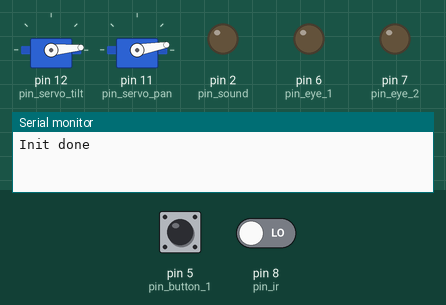
Simulated run of this sketch. Board: Arduino Uno, built with avr-gcc and run on an emulated ATmega328P. Parts: 2 × servo, output pins drawn as LEDs (lit = HIGH), the last lines printed to the serial monitor. Dashed ring = blinking. The inputs (shaded band) are chosen by the test bench; at power-on: pin 5 (pin_button_1) HIGH, pin 8 (pin_ir) LOW.

Above: at 2.2 s.
2.3 s: pin 5 (pin_button_1) pulled LOW for 0.15 s
At 2.58 s:
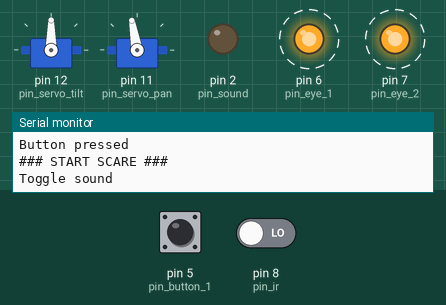
11.3 s: pin 8 (pin_ir) driven LOW
At 12.0 s:
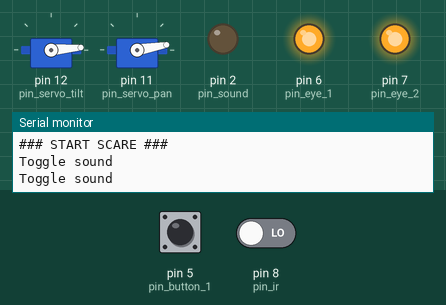
13.6 s: pin 5 (pin_button_1) pulled LOW for 1 s
At 16.88 s:
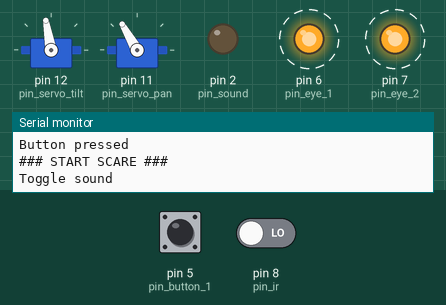
Timing chart, 0 to 17.6 s (numbered marks = the images above; inputs shaded):
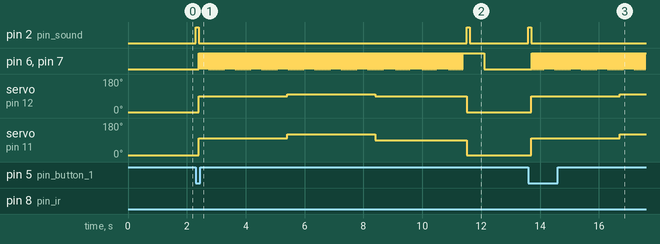

Measured:
- after the input at 2.3 s, pin 2 (pin_sound): LOW → HIGH at once, → LOW 0.10 s later; pin 6 (pin_eye_1): alternates HIGH for 0.04 s and LOW for 0.01 s, starting after 0.11 s
- after the input at 13.6 s, pin 2 (pin_sound): LOW → HIGH at once, → LOW 0.10 s later; pin 6 (pin_eye_1), pin 7 (pin_eye_2): alternates HIGH for 0.04 s and LOW for 0.01 s, starting after 0.12 s; servo on pin 12 (pin_servo_tilt): 5° → 90° after 0.11 s, → 100° 3.0 s later; servo on pin 11 (pin_servo_pan): 10° → 100° after 0.11 s, → 120° 3.0 s later

The sketch:

Halloween1.ino
```cpp
#include <Servo.h>

const int pin_sound = 2;
const int pin_button_1 = 5;
const int pin_servo_pan = 11;
const int pin_servo_tilt = 12;
const int pin_eye_1 = 6;
const int pin_eye_2 = 7;
const int pin_ir = 8;

Servo servo_pan;
Servo servo_tilt;

void tilt_angle(int angle) {
  servo_tilt.attach(pin_servo_tilt);
  servo_tilt.write(angle);
  delay(500);
  servo_tilt.detach();
}
void pan_angle(int angle) {
  servo_pan.attach(pin_servo_pan);
  servo_pan.write(angle);
  delay(500);
  servo_pan.detach();
}

void eyeblink(int millisec) {
  int counter = 0;
  while (counter < millisec / 50) {
    digitalWrite(pin_eye_1, LOW);
    digitalWrite(pin_eye_2, LOW);

    delay(10);
    digitalWrite(pin_eye_1, HIGH);
    digitalWrite(pin_eye_2, HIGH);
    delay(40);
    counter++;
  }
}

void setup() {
  Serial.begin(9600);
  pinMode(pin_sound, OUTPUT);
  pinMode(pin_eye_1, OUTPUT);
  pinMode(pin_eye_2, OUTPUT);
  pinMode(pin_button_1, INPUT_PULLUP);
  pinMode(pin_ir, INPUT);
  digitalWrite(pin_sound, LOW);
  digitalWrite(pin_eye_1, LOW);
  digitalWrite(pin_eye_2, LOW);
  tilt_angle(5);
  pan_angle(10);

  Serial.println("Init done");
}

void scare_cycle() {
  int counter = 0;
  Serial.println("### START SCARE ###");
  Serial.println("Toggle sound");
  digitalWrite(pin_sound, HIGH);
  delay(100);
  digitalWrite(pin_sound, LOW);
  servo_tilt.attach(pin_servo_tilt);
  servo_pan.attach(pin_servo_pan);

  digitalWrite(pin_eye_1, HIGH);
  digitalWrite(pin_eye_2, HIGH);
  servo_pan.write(100);
  servo_tilt.write(90);

  eyeblink(3000);
  servo_pan.write(120);
  servo_tilt.write(100);

  eyeblink(3000);
  servo_pan.write(90);
  servo_tilt.write(90);

  eyeblink(3000);


  delay(100);

  servo_tilt.write(5);
  servo_pan.write(10);


  Serial.println("Toggle sound");
  digitalWrite(pin_sound, HIGH);
  delay(100);
  digitalWrite(pin_sound, LOW);

  delay(500);
  digitalWrite(pin_eye_1, LOW);
  digitalWrite(pin_eye_2, LOW);

  servo_tilt.detach();
  servo_pan.detach();
  Serial.println("### END SCARE ###");

}

void loop() {
  int buttonVal = digitalRead(pin_button_1);
  if (buttonVal == LOW) {
    Serial.println("Button pressed");
    scare_cycle();
  }
  int irVal = digitalRead(pin_ir);


  if (irVal == HIGH) {
    Serial.println("IR triggered");
    scare_cycle();
  }

  delay(100);
}
```
